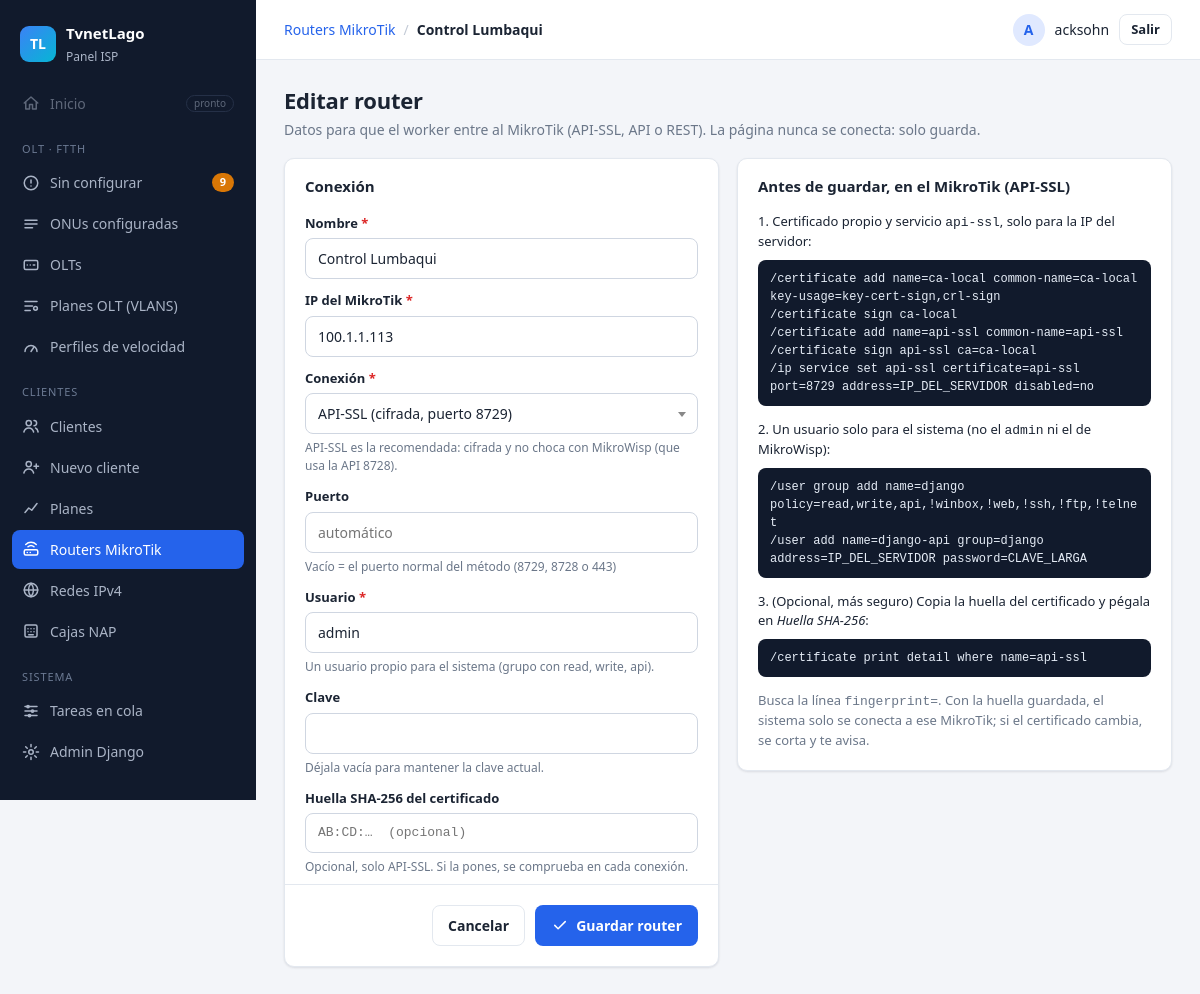
The app's page /routers/4/editar/ (signed in) with its own data.
### Aplicaciones/ServerMikro/models.py (models this page shows, shortened)
class Router(models.Model):
    METODOS = [("api_ssl", "API-SSL (cifrada, puerto 8729)"),
               ("api", "API sin cifrar (puerto 8728)"),
               ("rest", "REST por HTTPS (www-ssl, puerto 443)")]
    nombre = models.CharField(max_length=100)
    ip = models.GenericIPAddressField()
    usuario = models.CharField(max_length=50, default="django-api")
    clave = models.CharField(max_length=100)  # TEMPORAL: luego la ciframos
    metodo = models.CharField("Conexión", max_length=8, choices=METODOS, default="rest")
    puerto = models.PositiveIntegerField(null=True, blank=True,
                                         help_text="Vacío = el puerto normal del método (8729, 8728 o 443)")
    huella_ssl = models.CharField("Huella SHA-256 del certificado", max_length=100, blank=True,
                                  help_text="Opcional, solo API-SSL. Si la pones, se comprueba en cada conexión.")
    huella_vista = models.CharField(max_length=64, blank=True,
                                    help_text="Huella que presentó el MikroTik en la última prueba")
    ACCIONES = [("", "—"), ("info", "Leyendo info del router")]
    modelo = models.CharField(max_length=60, blank=True)
    version = models.CharField(max_length=40, blank=True)
    encendido_desde = models.DateTimeField(null=True, blank=True)
    cpu = models.PositiveSmallIntegerField("CPU %", null=True, blank=True)
    memoria_libre = models.PositiveSmallIntegerField("Memoria libre %", null=True, blank=True)
    ppp_activos = models.PositiveIntegerField("PPPoE conectados", null=True, blank=True)
    conectado = models.BooleanField(null=True, blank=True)
    info_leida = models.DateTimeField(null=True, blank=True)
    accion_pendiente = models.CharField(max_length=10, choices=ACCIONES, blank=True, default="")
    accion_desde = models.DateTimeField(null=True, blank=True)
    ultimo_error = models.TextField(blank=True)

### Aplicaciones/ServerMikro/views.py (the view, shortened to what this page needs)
# urls.py: path("routers/<int:pk>/editar/", views.router_form, name="router_editar"),
@login_required
def router_form(request, pk=None):
    if not request.user.has_perm("ServerMikro.change_router" if pk else "ServerMikro.add_router"):
        raise PermissionDenied
    router = get_object_or_404(Router, pk=pk) if pk else None
    form = RouterForm(request.POST or None, instance=router)
    return render(request, "routers/form.html", {"form": form, "router": router})

### Aplicaciones/ServerOLT/context_processors.py (called while the page is built)
def menu(request):
    if not request.user.is_authenticated:
        return {}
    return {"menu_pendientes": ONU.objects.filter(estado="sin_autorizar").count()}

### Aplicaciones/ServerMikro/templates/routers/form.html (shortened to what this page needs)
{% extends "panel/base.html" %}
{% block migas %}<a href="{% url 'clientes:routers' %}">Routers MikroTik</a><span class="sep">/</span><strong>{% if router %}{{ router.nombre }}{% else %}Nuevo{% endif %}</strong>{% endblock %}
{% block contenido %}
<div class="cabecera">
  <div>
    <h1>{% if router %}Editar router{% else %}Agregar router{% endif %}</h1>
    <p class="sub">Datos para que el worker entre al MikroTik (API-SSL, API o REST). La página nunca se conecta: solo guarda.</p>
  </div>
</div>
<form method="post" class="formulario-ancho" novalidate autocomplete="off">
  <div class="rejilla-2">
    <div class="tarjeta formulario">
      <div class="tarjeta-titulo">Conexión</div>
      {% for campo in form %}{% include "clientes/_campo.html" %}{% endfor %}
      <div class="acciones">
        <a class="btn btn-fantasma" href="{% if router %}{% url 'clientes:router_detalle' router.pk %}{% else %}{% url 'clientes:routers' %}{% endif %}">Cancelar</a>
        <button class="btn btn-primario" type="submit" data-cargando="Guardando…">
          <svg viewBox="0 0 24 24"><path d="M5 12.5l4.5 4.5L19 7.5"/></svg> Guardar router</button>
      </div>
    </div>
    <div class="tarjeta formulario">
      <div class="tarjeta-titulo">Antes de guardar, en el MikroTik (API-SSL)</div>
      <div class="pasos">
        <p>1. Certificado propio y servicio <span class="mono">api-ssl</span>, solo para la IP del servidor:</p>
        <code>/certificate add name=ca-local common-name=ca-local key-usage=key-cert-sign,crl-sign
/certificate sign ca-local
/certificate add name=api-ssl common-name=api-ssl
/certificate sign api-ssl ca=ca-local
/ip service set api-ssl certificate=api-ssl port=8729 address=IP_DEL_SERVIDOR disabled=no</code>
        <p>2. Un usuario solo para el sistema (no el <span class="mono">admin</span> ni el de MikroWisp):</p>
        <code>/user group add name=django policy=read,write,api,!winbox,!web,!ssh,!ftp,!telnet
/user add name=django-api group=django address=IP_DEL_SERVIDOR password=CLAVE_LARGA</code>
        <p>3. (Opcional, más seguro) Copia la huella del certificado y pégala en <em>Huella SHA-256</em>:</p>
        <code>/certificate print detail where name=api-ssl</code>
        <p class="tenue chico">Busca la línea <span class="mono">fingerprint=</span>. Con la huella guardada, el sistema solo se conecta a ese MikroTik; si el certificado cambia, se corta y te avisa.</p>
      </div>
    </div>
  </div>
</form>
{% endblock %}

### templates/panel/base.html (shortened to what this page needs)
{% load static %}<!DOCTYPE html>
<html lang="es">
<head>
  <link rel="stylesheet" href="{% static 'vendor/select2/select2.min.css' %}">
  <link rel="stylesheet" href="{% static 'css/panel.css' %}">
</head>
<body>
<div class="app">
  <aside class="sidebar" id="sidebar">
    <div class="marca">
      <span class="marca-logo">TL</span>
      <div><strong>TvnetLago</strong><small>Panel ISP</small></div>
    </div>
    {% with ruta=request.resolver_match.view_name %}
    <nav>
      <a class="item deshabilitado" title="Próximamente">
        <svg viewBox="0 0 24 24"><path d="M3 12l9-8 9 8M5 10v10h5v-6h4v6h5V10"/></svg>
        Inicio <span class="pronto">pronto</span>
      </a>
      <p class="seccion">OLT · FTTH</p>
      <a class="item {% if ruta == 'olt:sin_configurar' or ruta == 'olt:autorizar' %}activo{% endif %}"
         href="{% url 'olt:sin_configurar' %}">
        <svg viewBox="0 0 24 24"><circle cx="12" cy="12" r="9"/><path d="M12 8v4M12 16h.01"/></svg>
        Sin configurar
        <span id="menu-pendientes" data-vivo class="contador-caja">{% if menu_pendientes %}<span class="contador">{{ menu_pendientes }}</span>{% endif %}</span>
      </a>
      <a class="item {% if ruta == 'olt:configuradas' or ruta == 'olt:detalle_onu' %}activo{% endif %}" href="{% url 'olt:configuradas' %}">
        <svg viewBox="0 0 24 24"><path d="M4 7h16M4 12h16M4 17h10"/></svg>
        ONUs configuradas
      </a>
      <a class="item {% if ruta == 'olt:olts' or ruta == 'olt:detalle_olt' or ruta == 'olt:olt_nueva' or ruta == 'olt:olt_editar' %}activo{% endif %}" href="{% url 'olt:olts' %}">
        <svg viewBox="0 0 24 24"><rect x="3" y="6" width="18" height="12" rx="2"/><path d="M7 12h.01M11 12h.01M15 12h2"/></svg>
        OLTs
      </a>
      <a class="item {% if ruta == 'olt:planes_olt' or ruta == 'olt:plan_olt_nuevo' or ruta == 'olt:plan_olt_editar' %}activo{% endif %}" href="{% url 'olt:planes_olt' %}">
        <svg viewBox="0 0 24 24"><path d="M4 6h16M4 12h10M4 18h7"/><circle cx="18" cy="15" r="2.5"/></svg>
        Planes OLT (VLANS)
      </a>
      <a class="item {% if ruta == 'olt:velocidades' or ruta == 'olt:velocidad_nueva' or ruta == 'olt:velocidad_editar' %}activo{% endif %}" href="{% url 'olt:velocidades' %}">
        <svg viewBox="0 0 24 24"><path d="M4 18a8 8 0 1 1 16 0"/><path d="M12 18l4-6"/></svg>
        Perfiles de velocidad
      </a>
      <p class="seccion">Clientes</p>
      <a class="item {% if request.resolver_match.namespace == 'clientes' and ruta != 'clientes:nuevo' and 'plan' not in ruta and 'router' not in ruta %}activo{% endif %}" href="{% url 'clientes:lista' %}">
        <svg viewBox="0 0 24 24"><circle cx="9" cy="8" r="3.5"/><path d="M2.5 20c.8-3.5 3.3-5.5 6.5-5.5s5.7 2 6.5 5.5M16 4.5a3.5 3.5 0 010 7M18 14.6c1.9.7 3 2.6 3.5 5.4"/></svg>
        Clientes
      </a>
      {% if perms.ServerMikro.add_cliente %}
      <a class="item {% if ruta == 'clientes:nuevo' %}activo{% endif %}" href="{% url 'clientes:nuevo' %}">
        <svg viewBox="0 0 24 24"><circle cx="9" cy="8" r="3.5"/><path d="M2.5 20c.8-3.5 3.3-5.5 6.5-5.5s5.7 2 6.5 5.5M19 8v6M16 11h6"/></svg>
        Nuevo cliente
      </a>
      {% endif %}
      <a class="item {% if ruta == 'clientes:planes' or ruta == 'clientes:plan_nuevo' or ruta == 'clientes:plan_editar' %}activo{% endif %}" href="{% url 'clientes:planes' %}">
        <svg viewBox="0 0 24 24"><path d="M4 18l5-6 4 3 7-9"/></svg>
        Planes
      </a>
      <a class="item {% if 'router' in ruta %}activo{% endif %}" href="{% url 'clientes:routers' %}">
        <svg viewBox="0 0 24 24"><rect x="3" y="13" width="18" height="7" rx="2"/><path d="M7 16.5h.01M11 16.5h.01M8 9a6 6 0 018 0M5 6a10 10 0 0114 0"/></svg>
        Routers MikroTik
      </a>
      <a class="item {% if ruta == 'clientes:redes' or 'clientes:red_' in ruta %}activo{% endif %}" href="{% url 'clientes:redes' %}">
        <svg viewBox="0 0 24 24"><circle cx="12" cy="12" r="9"/><path d="M3 12h18M12 3a14 14 0 010 18M12 3a14 14 0 000 18"/></svg>
        Redes IPv4
      </a>
      <a class="item {% if 'clientes:nap' in ruta %}activo{% endif %}" href="{% url 'clientes:naps' %}">
        <svg viewBox="0 0 24 24"><rect x="4" y="4" width="16" height="16" rx="2"/><path d="M8 9h.01M12 9h.01M16 9h.01M8 13h.01M12 13h.01M16 13h.01M9 17h6"/></svg>
        Cajas NAP
      </a>
      <p class="seccion">Sistema</p>
      <a class="item {% if ruta == 'tareas:lista' %}activo{% endif %}" href="{% url 'tareas:lista' %}">
        <svg viewBox="0 0 24 24"><path d="M4 6h16M4 12h16M4 18h16"/><circle cx="8" cy="6" r="1.5"/><circle cx="14" cy="12" r="1.5"/><circle cx="10" cy="18" r="1.5"/></svg>
        Tareas en cola
      </a>
      {% if user.is_staff %}
      <a class="item" href="{% url 'admin:index' %}">
        <svg viewBox="0 0 24 24"><circle cx="12" cy="12" r="3"/><path d="M12 2v3M12 19v3M2 12h3M19 12h3M4.9 4.9L7 7M17 17l2.1 2.1M4.9 19.1L7 17M17 7l2.1-2.1"/></svg>
        Admin Django
      </a>
      {% endif %}
    </nav>
    {% endwith %}
  </aside>
  <div class="principal">
    <header class="topbar">
      <div class="migas">{% block migas %}{% endblock %}</div>
      {% if user.is_authenticated %}
      <form method="post" action="{% url 'logout' %}" class="usuario">
        <span class="avatar">{{ user.username|slice:":1"|upper }}</span>
        <span class="usuario-nombre">{{ user.username }}</span>
        <button type="submit" class="btn btn-fantasma btn-sm">Salir</button>
      </form>
      {% endif %}
    </header>
    <main class="contenido">
      {% block contenido %}{% endblock %}
    </main>
  </div>
</div>
</body>
</html>

### Aplicaciones/ServerMikro/templates/clientes/_campo.html (shortened to what this page needs)
{% if campo.field.widget.input_type == "checkbox" %}
<div class="campo campo-check {% if campo.errors %}con-error{% endif %}">
  <label>{{ campo }} {{ campo.label }}</label>
  {% if campo.help_text %}<small class="ayuda">{{ campo.help_text }}</small>{% endif %}
</div>
{% else %}
<div class="campo {% if campo.errors %}con-error{% endif %}">
  <label for="{{ campo.id_for_label }}">{{ campo.label }}{% if campo.field.required %} <span class="req">*</span>{% endif %}</label>
  {{ campo }}
  {% if campo.help_text %}<small class="ayuda">{{ campo.help_text }}</small>{% endif %}
</div>
{% endif %}

### records on screen
Router: nombre "Control Lumbaqui", form "Control Lumbaqui" "100.1.1.113" "admin"

### other values on screen
{{ menu_pendientes }} "9"
{{ user.username|slice:":1"|upper }} "A"
{{ user.username }} "acksohn"
{{ campo.label }} "Nombre" "IP del MikroTik" "Conexión" "Puerto" "Usuario" "Clave" "Huella SHA-256 del certificado"
{{ campo.help_text }} "API-SSL es la recomendada: cifrada y no choca con MikroWisp (que usa la API 8728)." "Vacío = el puerto normal del método (8729, 8728 o 443)" "Un usuario propio para el sistema (grupo con read, write, api)." "Déjala vacía para mantener la clave actual." "Opcional, solo API-SSL. Si la pones, se comprueba en cada conexión."
